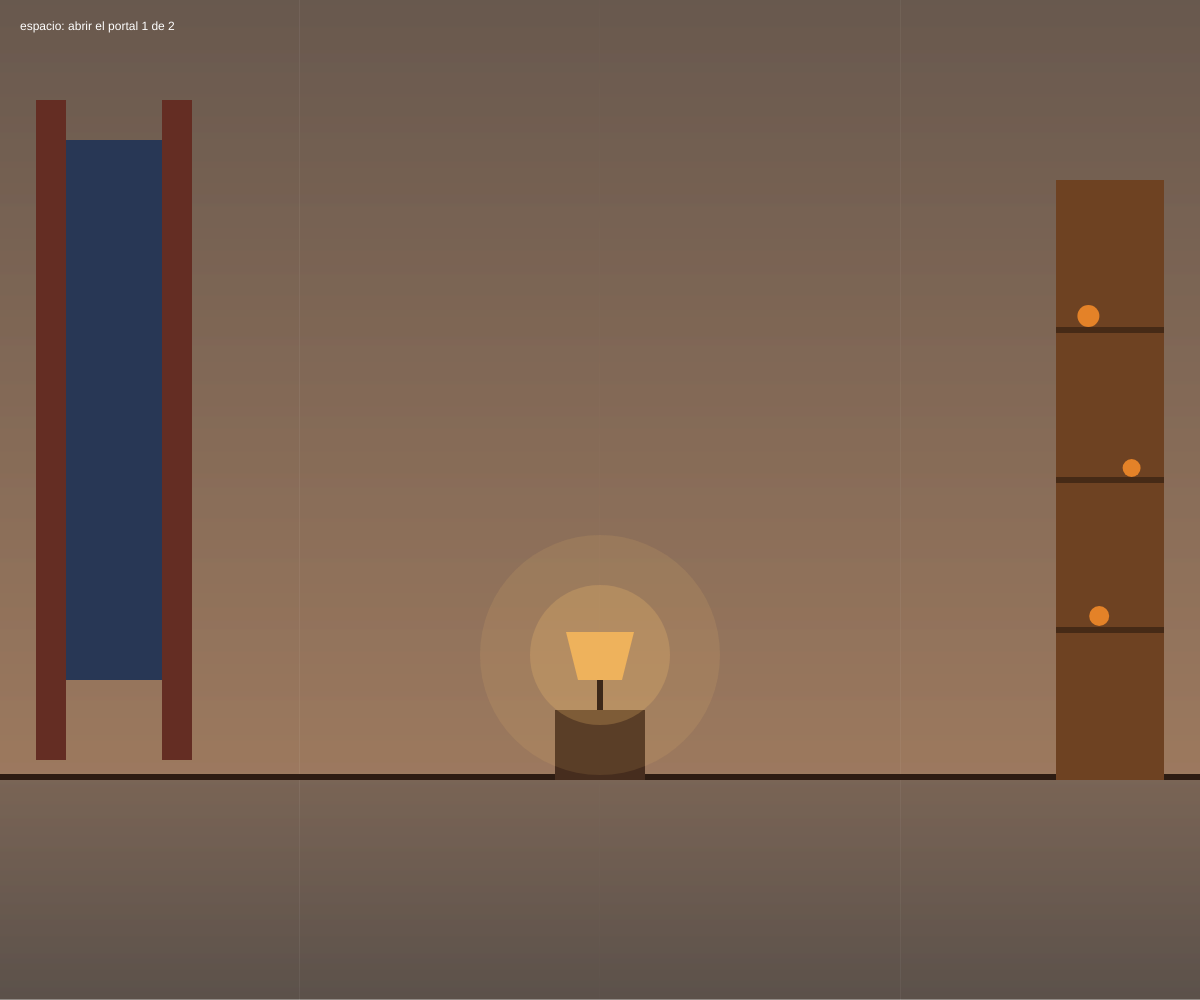
Frame 1 (no input)
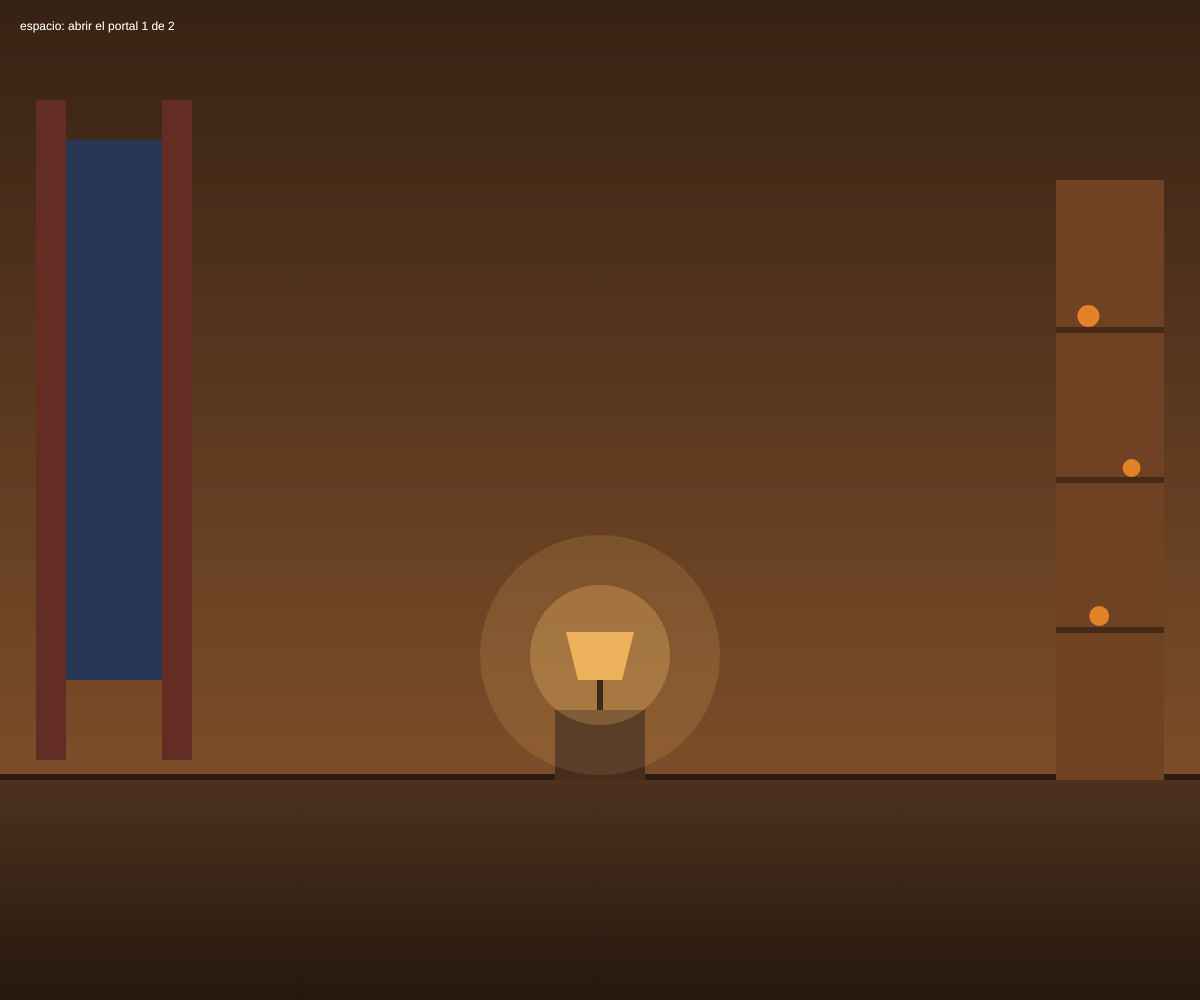
Frame 60 (no input)
Frame 120 (the mouse pressed at the canvas centre since frame 60): identical to frame 60, image omitted

The p5.js sketch that drew these frames (run headless with seeded random() and noise() and a simulated clock; from frame 60 on, the mouse is pressed at the canvas centre):

// p5.js sketch
// ── sketch.js
// constantes de matematica 
const medio_pi = Math.PI / 2;
const dos_pi = Math.PI * 2;

// variables del portal
let portalTamano = 0;
let portalObjetivo = 210;
let portalEstado = "cerrado";
let portalX = 0;
let portalY = 0;
let portalNumero = 0;
let portalTemporizador = 0;

let visitantes = [
  { portalX: 0.3, lugar: "callejon", pies: 0.92, destino: 0.42, piel: [205, 165, 140], traje: [175, 35, 40], detalle: [28, 38, 95] },
  { portalX: 0.7, lugar: "sala", pies: 0.92, destino: 0.58, piel: [205, 165, 140], traje: [85, 72, 52], detalle: [38, 38, 46], camisa: [110, 125, 118] }
];

const personajeEscala = 1.05;
const personajeEscalaFinal = 1.25;

let chispas = [];
let personajes = [];

let pisoY = 0;

function setup() {
  createCanvas(windowWidth, windowHeight);
  pisoY = height * 0.78;
}

function draw() {
  pisoY = height * 0.78;
  dibujarSala();

  // estados del portal
  if (portalEstado === "abriendo") {
    portalTamano = 0.06 * portalObjetivo + 0.94 * portalTamano;
    if (portalTamano >= portalObjetivo - 2) {
      portalTamano = portalObjetivo;
      portalEstado = "abierto";
      portalTemporizador = 0;
    }
  } else if (portalEstado === "abierto") {
    portalTemporizador++;
    if (portalTemporizador === 50) {
      personajes[personajes.length - 1].saliendo = true;
    }
    if (portalTemporizador === 220) {
      portalEstado = "cerrando";
    }
  } else if (portalEstado === "cerrando") {
    portalTamano = 0.85 * portalTamano;
    if (portalTamano < 2) {
      portalTamano = 0;
      if (portalNumero === visitantes.length) {
        portalEstado = "fin";
      } else {
        portalEstado = "cerrado";
      }
    }
  }

  let progreso = portalTamano / portalObjetivo;

if (portalTamano > 1) {
  let visitante = visitantes[portalNumero - 1];
  push();
  noStroke();
  beginClip();
  circle(portalX, portalY, portalTamano);
  endClip();
  dibujarLugar(visitante.lugar);
  let actual = personajes[personajes.length - 1];
  if (!actual.saliendo) {
    dibujarPersonaje(actual);
  }
  pop();
}
  for (let personaje of personajes) {
    if (personaje.saliendo) {
      moverPersonaje(personaje);
      dibujarPersonaje(personaje);
    }
  }

  if (portalTamano > 1) {
    dibujarAro(progreso);
  }

  dibujarChispas();

  noStroke();
  fill(255);
  textSize(12);
  if (portalEstado === "cerrado") {
    text("espacio: abrir el portal " + (portalNumero + 1) + " de " + visitantes.length, 20, 30);
  } else if (portalEstado === "fin") {
    text("espacio: empezar de nuevo", 20, 30);
  } else {
    text("portal " + portalNumero + ": " + portalEstado, 20, 30);
  }
}

function abrirPortal(x, y) {
  portalNumero++;
  portalTamano = 0;
  portalX = x;
  portalY = y;
  portalEstado = "abriendo";

  let visitante = visitantes[portalNumero - 1];
  personajes.push({
    x: x,
    y: y - portalObjetivo / 2 + portalObjetivo * visitante.pies,
    escala: personajeEscala,
    piel: visitante.piel,
    traje: visitante.traje,
    detalle: visitante.detalle,
    camisa: visitante.camisa,
    destinoX: width * visitante.destino,
    destinoY: pisoY + 30,
    saliendo: false
  });
}

function dibujarSala() {
  strokeWeight(1);
  for (let y = 0; y < pisoY; y++) {
    let rojo = map(y, 0, pisoY, 55, 125);
    let verde = map(y, 0, pisoY, 34, 78);
    let azul = map(y, 0, pisoY, 20, 42);
    stroke(rojo, verde, azul);
    line(0, y, width, y);
  }

  for (let y = pisoY; y < height; y++) {
    let rojo = map(y, pisoY, height, 78, 38);
    let verde = map(y, pisoY, height, 50, 24);
    let azul = map(y, pisoY, height, 30, 15);
    stroke(rojo, verde, azul);
    line(0, y, width, y);
  }
  noStroke();

  fill(40, 55, 85);
  rect(width * 0.05, height * 0.14, width * 0.09, pisoY - height * 0.24);
  fill(100, 45, 35);
  rect(width * 0.03, height * 0.1, width * 0.025, pisoY - height * 0.12);
  rect(width * 0.135, height * 0.1, width * 0.025, pisoY - height * 0.12);

  fill(45, 28, 18);
  rect(0, pisoY - 6, width, 6);

  let lamparaX = width * 0.5;
  fill(70, 45, 30);
  rect(lamparaX - 45, pisoY - 70, 90, 70);
  fill(255, 200, 110, 28);
  circle(lamparaX, pisoY - 125, 240);
  fill(255, 200, 110, 55);
  circle(lamparaX, pisoY - 125, 140);
  fill(60, 40, 25);
  rect(lamparaX - 3, pisoY - 100, 6, 30);
  fill(238, 178, 92);
  quad(lamparaX - 22, pisoY - 100, lamparaX + 22, pisoY - 100, lamparaX + 34, pisoY - 148, lamparaX - 34, pisoY - 148);

  let estanteX = width * 0.88;
  let estanteAncho = width * 0.09;
  let estanteAlto = pisoY - height * 0.18;
  fill(110, 66, 34);
  rect(estanteX, height * 0.18, estanteAncho, estanteAlto);
  fill(70, 42, 22);
  for (let i = 1; i < 4; i++) {
    rect(estanteX, height * 0.18 + i * estanteAlto / 4 - 3, estanteAncho, 6);
  }
  fill(228, 130, 40);
  circle(estanteX + estanteAncho * 0.3, height * 0.18 + estanteAlto / 4 - 14, 22);
  circle(estanteX + estanteAncho * 0.7, height * 0.18 + estanteAlto / 2 - 12, 18);
  circle(estanteX + estanteAncho * 0.4, height * 0.18 + estanteAlto * 3 / 4 - 14, 20);
}

function dibujarPersonaje(personaje) {
  push();
  translate(personaje.x, personaje.y - 90 * personaje.escala);
  scale(personaje.escala);
  noStroke();

  fill(personaje.traje[0], personaje.traje[1], personaje.traje[2]);
  rect(-18, -10, 36, 60);
  rect(-34, -8, 14, 40);
  rect(20, -8, 14, 40);

  if (personaje.camisa) {
    fill(personaje.camisa[0], personaje.camisa[1], personaje.camisa[2]);
    rect(-7, -10, 14, 60);
  }

  fill(personaje.detalle[0], personaje.detalle[1], personaje.detalle[2]);
  rect(-16, 50, 14, 40);
  rect(2, 50, 14, 40);

  fill(personaje.piel[0], personaje.piel[1], personaje.piel[2]);
  circle(0, -28, 34);
  pop();
}

function moverPersonaje(personaje) {
  personaje.x = 0.04 * personaje.destinoX + 0.96 * personaje.x;
  personaje.y = 0.04 * personaje.destinoY + 0.96 * personaje.y;
  personaje.escala = 0.04 * personajeEscalaFinal + 0.96 * personaje.escala;
}


function dibujarLugar(lugar) {
  let tam = portalObjetivo;
  let izq = portalX - tam / 2;
  let arriba = portalY - tam / 2;

  if (lugar === "callejon") {
    for (let i = 0; i < tam; i++) {
      let rojo = map(i, 0, tam, 8, 34);
      let verde = map(i, 0, tam, 12, 30);
      let azul = map(i, 0, tam, 18, 26);
      stroke(rojo, verde, azul);
      line(izq, arriba + i, izq + tam, arriba + i);
    }
    noStroke();


    fill(12, 14, 20);
    rect(izq + tam * 0.2, arriba + tam * 0.18, tam * 0.22, tam * 0.5);
    rect(izq + tam * 0.55, arriba + tam * 0.25, tam * 0.2, tam * 0.43);

    fill(16, 17, 22);
    rect(izq, arriba, tam * 0.15, tam);
    rect(izq + tam * 0.85, arriba, tam * 0.15, tam);

    fill(90, 65, 30, 160);
    rect(izq + tam * 0.04, arriba + tam * 0.5, tam * 0.07, tam * 0.2);

    fill(24, 26, 32);
    rect(izq, arriba + tam * 0.66, tam, tam);
    fill(255, 225, 170, 35);
    ellipse(izq + tam * 0.45, arriba + tam * 0.82, tam * 0.1, tam * 0.3);

    fill(225, 230, 235, 35);
    circle(izq + tam * 0.25, arriba + tam * 0.68, tam * 0.25);
    circle(izq + tam * 0.33, arriba + tam * 0.6, tam * 0.18);
    circle(izq + tam * 0.65, arriba + tam * 0.64, tam * 0.28);
    circle(izq + tam * 0.72, arriba + tam * 0.55, tam * 0.18);

    fill(255, 235, 190, 25);
    circle(izq + tam * 0.45, arriba + tam * 0.1, tam * 0.4);
    fill(255, 235, 190, 60);
    circle(izq + tam * 0.45, arriba + tam * 0.1, tam * 0.22);
    fill(255, 245, 210);
    circle(izq + tam * 0.45, arriba + tam * 0.1, tam * 0.035);
  } else if (lugar === "sala") {
    for (let i = 0; i < tam; i++) {
      let rojo = map(i, 0, tam, 10, 26);
      let verde = map(i, 0, tam, 10, 20);
      let azul = map(i, 0, tam, 18, 18);
      stroke(rojo, verde, azul);
      line(izq, arriba + i, izq + tam, arriba + i);
    }
    noStroke();

    fill(22, 32, 58);
    rect(izq + tam * 0.1, arriba + tam * 0.2, tam * 0.32, tam * 0.45);


    fill(14, 18, 34);
    for (let i = 0; i < 4; i++) {
      let alto = tam * 0.08 + ((i * 53) % 25);
      rect(izq + tam * 0.1 + i * tam * 0.08, arriba + tam * 0.65 - alto, tam * 0.07, alto);
    }

    let centroX = izq + tam * 0.2;
    fill(32, 38, 62);
    rect(centroX - tam * 0.04, arriba + tam * 0.45, tam * 0.08, tam * 0.2);
    rect(centroX - tam * 0.03, arriba + tam * 0.37, tam * 0.06, tam * 0.08);
    fill(220, 235, 255);
    rect(centroX - tam * 0.02, arriba + tam * 0.29, tam * 0.04, tam * 0.08);
    rect(centroX - tam * 0.007, arriba + tam * 0.22, tam * 0.014, tam * 0.07);
    fill(200, 225, 255, 40);
    circle(centroX, arriba + tam * 0.3, tam * 0.16);

    stroke(10, 10, 14);
    strokeWeight(3);
    line(izq + tam * 0.26, arriba + tam * 0.2, izq + tam * 0.26, arriba + tam * 0.65);
    line(izq + tam * 0.1, arriba + tam * 0.42, izq + tam * 0.42, arriba + tam * 0.42);
    noStroke();

    fill(26, 20, 18);
    rect(izq, arriba + tam * 0.72, tam, tam);
    fill(30, 22, 18);
    rect(izq + tam * 0.62, arriba + tam * 0.5, tam * 0.3, tam * 0.3);

    fill(255, 200, 120, 200);
    circle(izq + tam * 0.5, arriba + tam * 0.05, tam * 0.03);
    circle(izq + tam * 0.56, arriba + tam * 0.07, tam * 0.025);
    circle(izq + tam * 0.44, arriba + tam * 0.07, tam * 0.025);
  }
}

function dibujarAro(progreso) {
  let inicio = -medio_pi;
  let fin = inicio + dos_pi * progreso;
  let radio = portalObjetivo / 2;

  noStroke();
  fill(255, 140, 20, 40 * progreso);
  circle(portalX, portalY, portalObjetivo * progreso);

  noFill();
  stroke(255, 100, 0, 45);
  strokeWeight(26);
  trazoAro(fin);
  stroke(255, 150, 30, 130);
  strokeWeight(12);
  trazoAro(fin);
  stroke(255, 235, 160);
  strokeWeight(4);
  trazoAro(fin);

  for (let i = 0; i < 8; i++) {
    let angulo = random(inicio, fin);
    crearChispa(portalX + cos(angulo) * radio, portalY + sin(angulo) * radio);
  }


  if (progreso < 0.99 && portalEstado === "abriendo") {
    for (let i = 0; i < 4; i++) {
      crearChispa(portalX + cos(fin) * radio, portalY + sin(fin) * radio);
    }
  }
}

function trazoAro(fin) {
  if (fin - -medio_pi >= dos_pi - 0.001) {
    circle(portalX, portalY, portalObjetivo);
  } else {
    arc(portalX, portalY, portalObjetivo, portalObjetivo, -medio_pi, fin);
  }
}

// crear una chispa nueva 
function crearChispa(x, y) {
  chispas.push({
    x: x,
    y: y,
    vx: random(-1.5, 1.5),
    vy: random(-1.5, 1.5),
    vida: 255,
    tamano: random(2, 6),
  });
}

function dibujarChispas() {
  noStroke();
  for (let i = chispas.length - 1; i >= 0; i--) {
    let chispa = chispas[i];
    chispa.x += chispa.vx;
    chispa.y += chispa.vy;
    chispa.vy += 0.03;
    chispa.vida -= 5;
    fill(255, random(120, 200), 30, chispa.vida);
    circle(chispa.x, chispa.y, chispa.tamano);
    // splice elimina un elemento del array
    if (chispa.vida <= 0) {
      chispas.splice(i, 1);
    }
  }
}

// espacio: abre el siguiente portal, o reinicia la escena al terminar
function keyPressed() {
  if (key === " ") {
    if (portalEstado === "cerrado") {
      let visitante = visitantes[portalNumero];
      abrirPortal(width * visitante.portalX, pisoY - portalObjetivo / 2 + 8);
    } else if (portalEstado === "fin") {
      portalNumero = 0;
      chispas = [];
      personajes = [];
      portalEstado = "cerrado";
    }
  }
}

function windowResized() {
  resizeCanvas(windowWidth, windowHeight);
}
